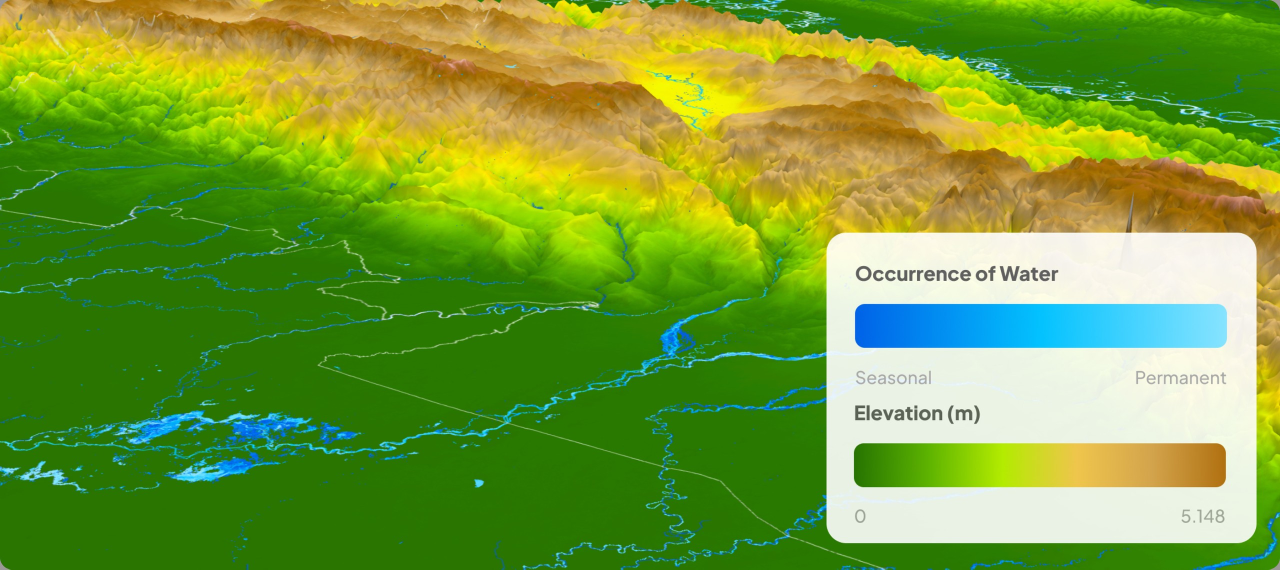
#> input picture projects/galvis-launch-film/assets/solution/WRWS/desktop/WaterResource-Desktop.jpg, 2560 x 1139 px (shown at 1/2 size)
$ python grade.py ../../galvis-launch-film/assets/solution/WRWS/desktop/WaterResource-Desktop.jpg ../../galvis-launch-film/assets/solution/WRWS/desktop/Floodplain-Desktop.jpg 1.0
#> lines starting #> are read from the running program, lines starting #| are printed output that depends on the picture; after the words box and inside, x2 and y2 are one past the last pixel; in counts of white or black regions, pixels touching at a corner belong together
# Geser warna peta ke palet v1: biru baja -> cyan #5CC8FF, cokelat -> oranye #FF8A4C, navy dasar -> #06080A.
import sys, numpy as np
from PIL import Image
def rgb2hsv(a):
    r,g,b=a[...,0],a[...,1],a[...,2]; mx=a.max(-1); mn=a.min(-1); d=mx-mn
    h=np.zeros_like(mx); m=d>1e-6
#> after `m = d > 1e-06`:
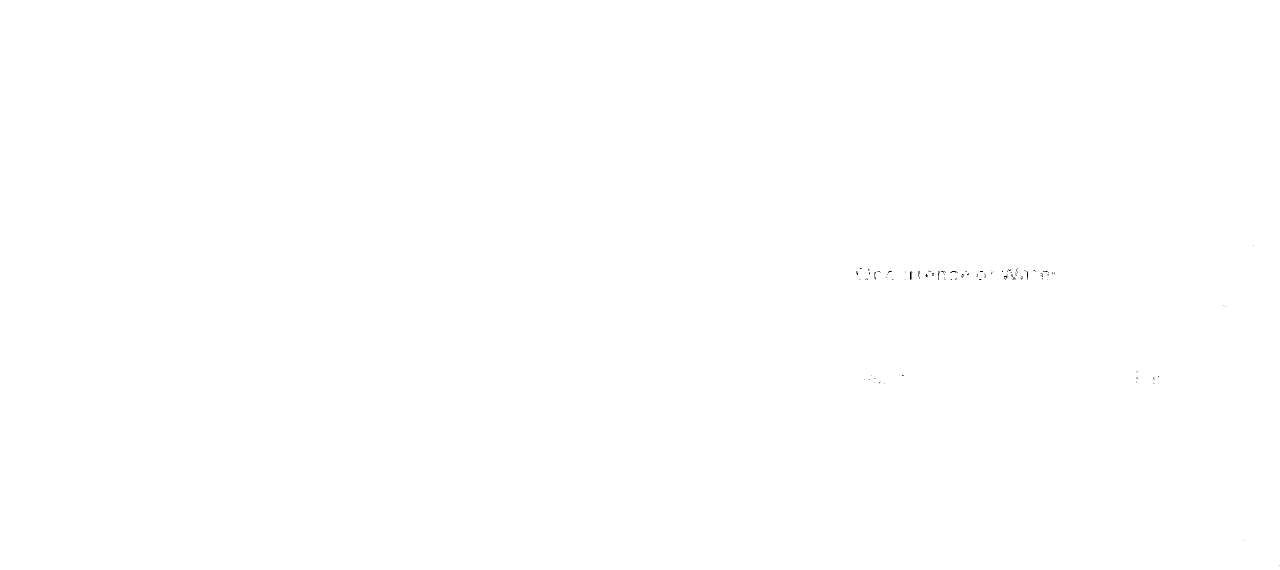
#> m: shape (1139, 2560) bool (shown at 1/2 size); 100% white; black in thin lines or dots, all inside (x1, y1, x2, y2) = (1713, 490, 2559, 1132)
    rr=(mx==r)&m; gg=(mx==g)&m&~rr; bb=m&~rr&~gg
#> after `rr = (mx == r) & m`: rr: shape (1139, 2560) bool; 27% white; 303 white regions (261 under 20 px), largest, box (x1, y1, x2, y2) and area: (0, 0, 2560, 836) 751051, (2080, 885, 2453, 976) 32751, (2188, 258, 2284, 287) 1058
#> after `gg = (mx == g) & m & ~rr`: gg: shape (1139, 2560) bool; 69.1% white; 1016 black regions (736 under 20 px), largest, box (x1, y1, x2, y2) and area: (0, 0, 2560, 836) 817704, (2080, 885, 2453, 976) 32751, (256, 821, 519, 889) 5136
#> after `bb = m & ~rr & ~gg`: bb: shape (1139, 2560) bool; 3.8% white; 844 white regions (612 under 20 px), largest, box (x1, y1, x2, y2) and area: (1709, 606, 2455, 697) 66081, (256, 821, 519, 889) 5136, (462, 825, 622, 898) 4530
    h[rr]=((g-b)[rr]/d[rr])%6; h[gg]=(b-r)[gg]/d[gg]+2; h[bb]=(r-g)[bb]/d[bb]+4
#> after `h[bb] = (r - g)[bb] / d[bb] + 4`:
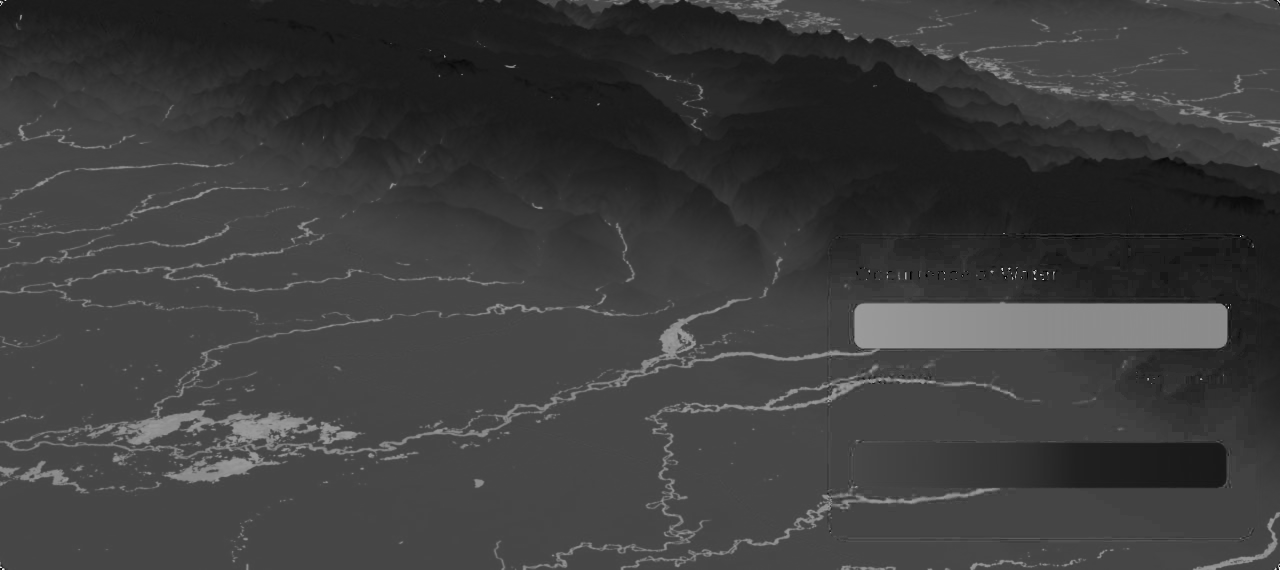
#> h: shape (1139, 2560) float32 (shown at 1/2 size); min 0, max 5.9, mean 1.43; drawn with min black and max white
    return h*60, np.where(mx>0,d/np.maximum(mx,1e-6),0), mx
def hsv2rgb(h,s,v):
    c=v*s; x=c*(1-np.abs((h/60)%2-1)); m=v-c; z=np.zeros_like(h); i=(h//60).astype(int)%6
    out=np.stack([np.select([i==k for k in range(6)],[c,x,z,z,x,c]),np.select([i==k for k in range(6)],[x,c,c,x,z,z]),np.select([i==k for k in range(6)],[z,z,x,c,c,x])],-1)
    return out+m[...,None]
ss=lambda e0,e1,x: np.clip((x-e0)/(e1-e0),0,1)**2*(3-2*np.clip((x-e0)/(e1-e0),0,1))
src,dst=sys.argv[1],sys.argv[2]; dim=float(sys.argv[3]) if len(sys.argv)>3 else 1.0
a=np.asarray(Image.open(src).convert('RGB')).astype(np.float32)/255
h,s,v=rgb2hsv(a)
lum=ss(0.22,0.5,v)                       # navy dasar tidak ikut digeser
blue=((h>170)&(h<260)).astype(np.float32)*ss(0.08,0.2,s)*lum
orng=((h<45)|(h>340)).astype(np.float32)*ss(0.12,0.3,s)*ss(0.15,0.35,v)
h2=h.copy(); s2=s.copy(); v2=v.copy()
h2=np.where(blue>0, h+(200.6-h)*blue, h2); s2=np.where(blue>0, s+(np.clip(s*1.9,0,0.62)-s)*blue, s2); v2=np.where(blue>0, v+(np.clip(v*1.05,0,1)-v)*blue, v2)
hh=np.where(h>340,h-360,h)
h2=np.where(orng>0, (hh+(21-hh)*orng)%360, h2); s2=np.where(orng>0, s2+(np.clip(s*1.2,0,0.68)-s2)*orng, s2); v2=np.where(orng>0, v2+(np.clip(v*1.22,0,0.95)-v2)*orng, v2)
out=hsv2rgb(h2,s2,v2)
#> in hsv2rgb, `x = c * (1 - np.abs(h / 60 % 2 - 1))`:
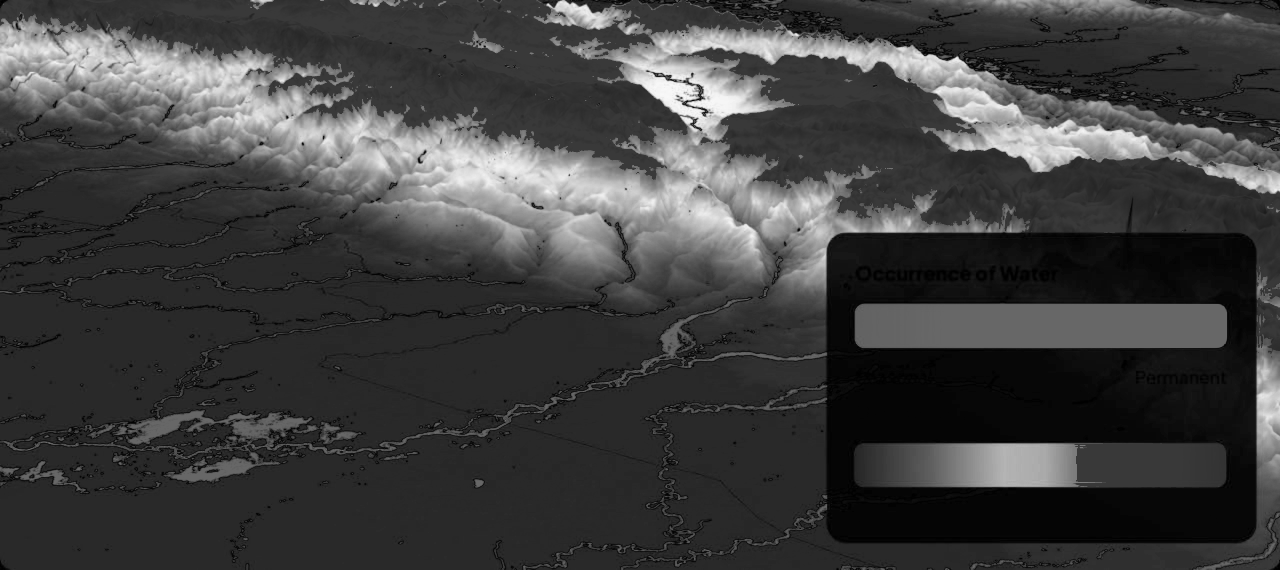
#> x: shape (1139, 2560) float32 (shown at 1/2 size); min 0, max 0.98, mean 0.25
#> in hsv2rgb, `m = v - c`:
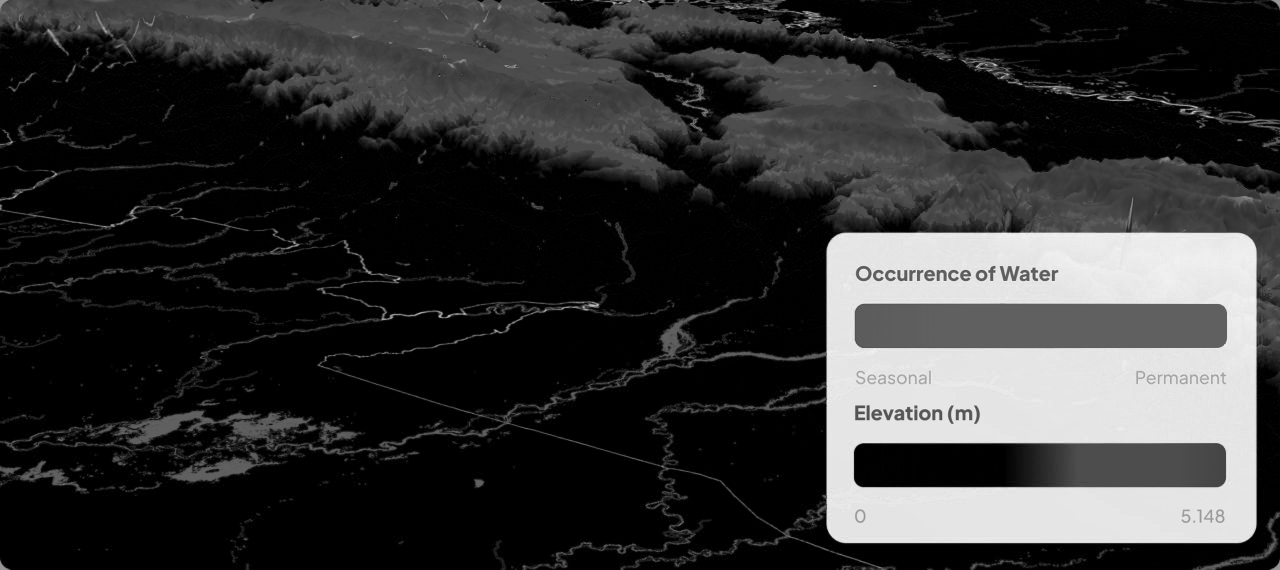
#> m: shape (1139, 2560) float32 (shown at 1/2 size); min 0, max 0.973, mean 0.198
#> in hsv2rgb, `i = (h // 60).astype(int) % 6`:
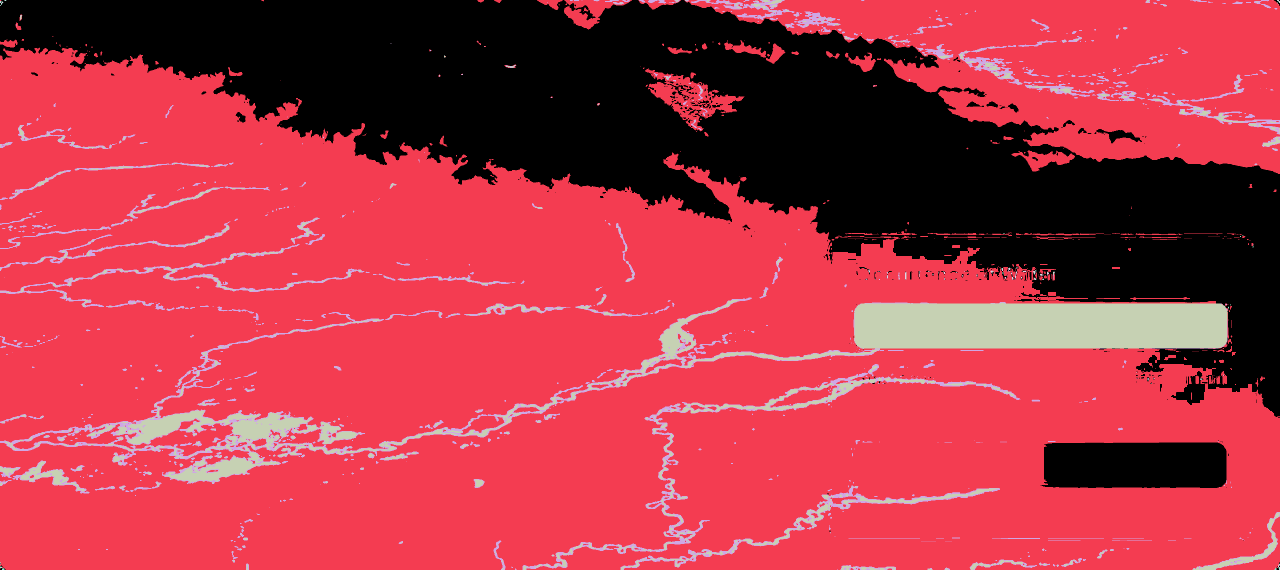
#> i: shape (1139, 2560) int64 (shown at 1/2 size); 6 distinct labels, from 0 to 5; one colour per label, 0 black
#> in hsv2rgb, `return out+m[...,None]`:
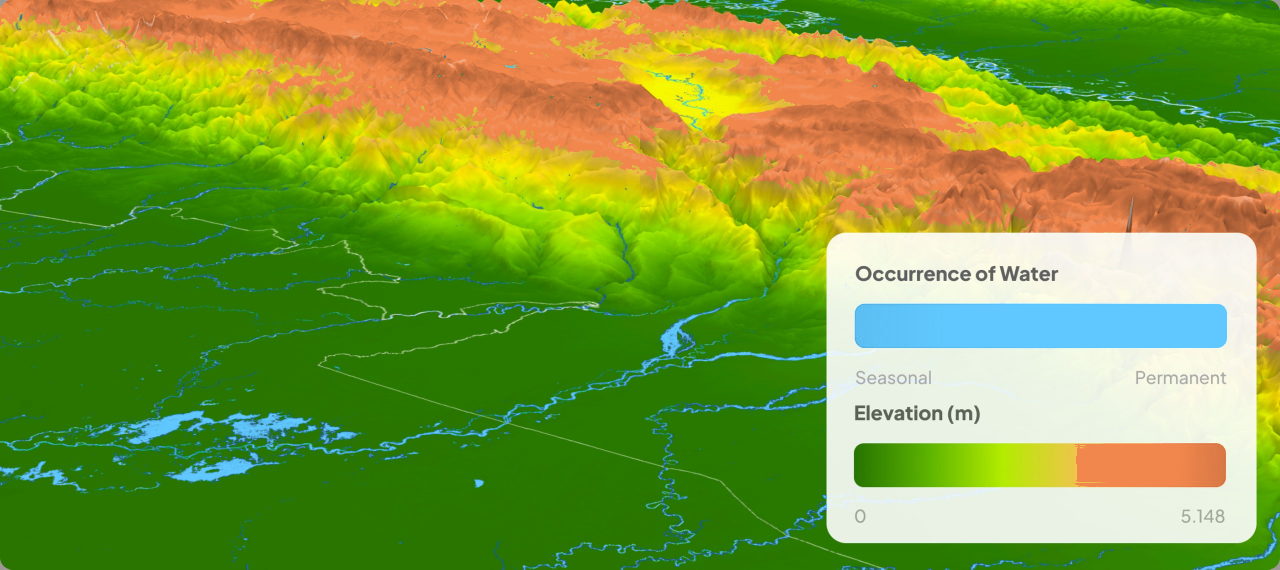
#> returned value: shape (1139, 2560, 3) float32 (shown at 1/2 size); mean of channels 0, 1, 2 0.488, 0.627, 0.224; drawn as R, G, B
# dasar navy -> mendekati #06080A (turunkan bayangan, buang biru di nada gelap)
base=np.array([6,8,10],np.float32)/255; dark=1-ss(0.12,0.38,v)
out=out*(1-dark[...,None]*0.75)+base*dark[...,None]*0.75
out=out*dim
Image.fromarray((np.clip(out,0,1)*255+0.5).astype(np.uint8)).save(dst)
